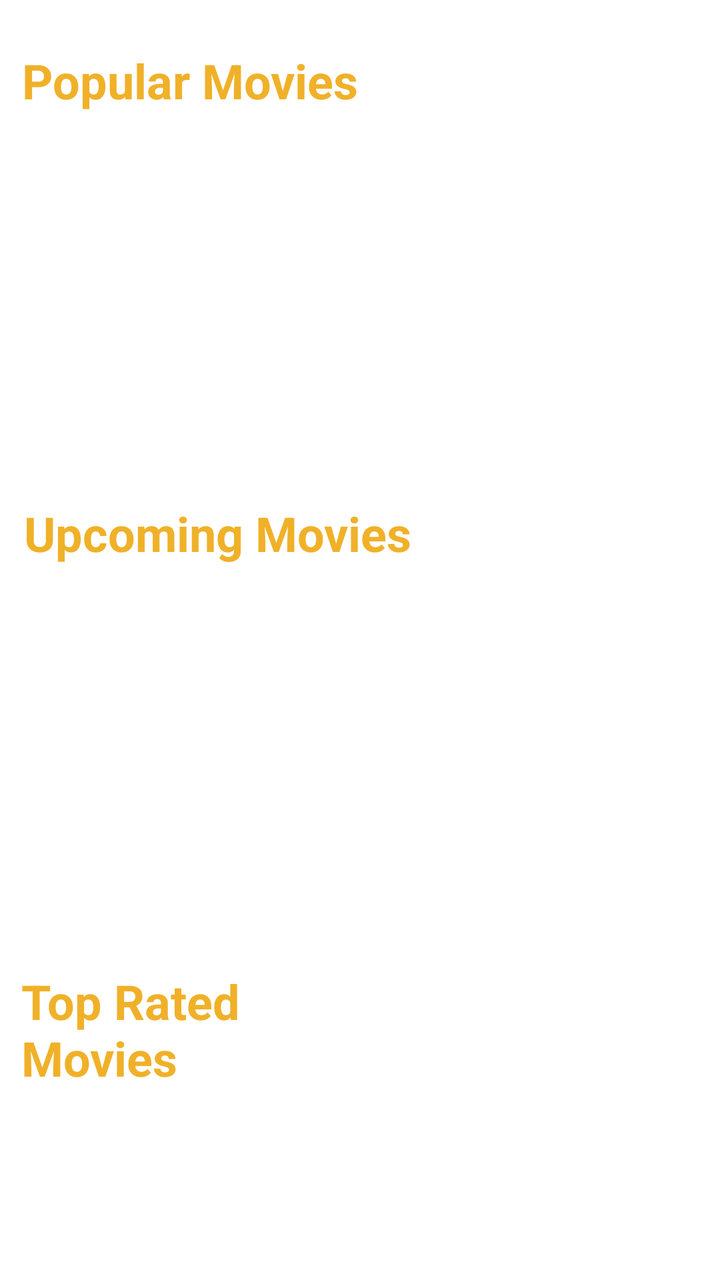
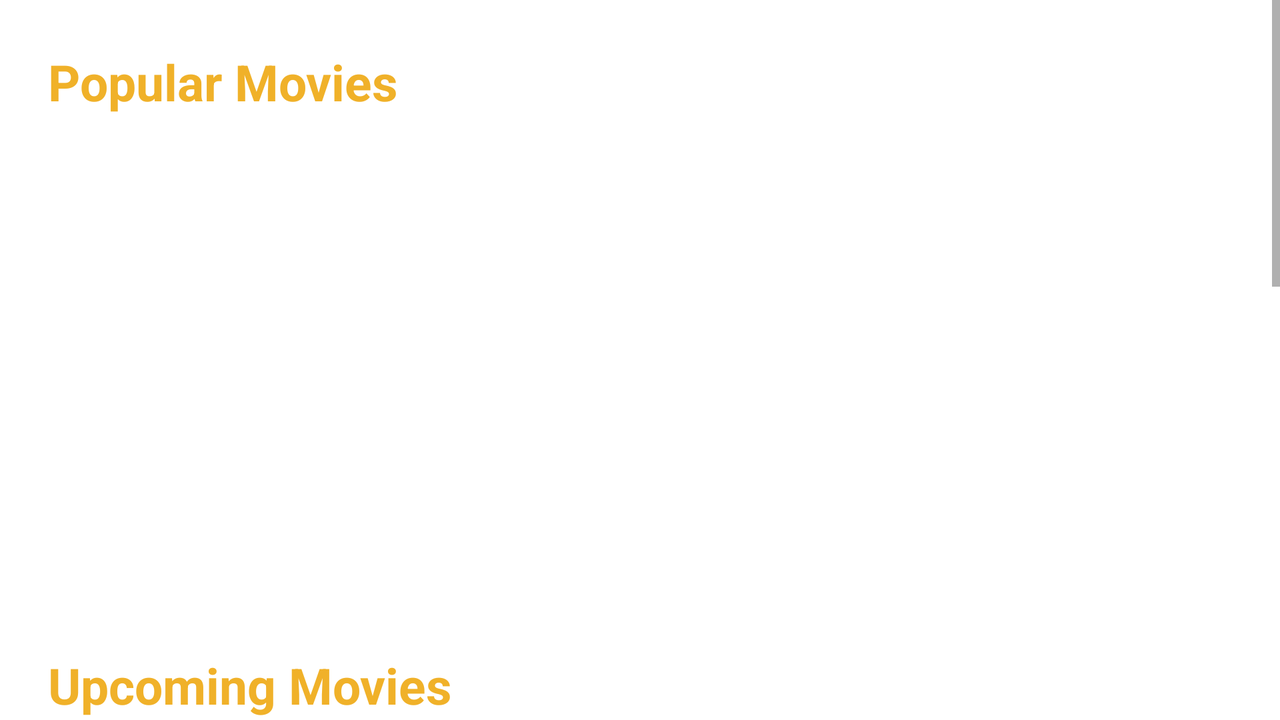

First picture: res/layout/ on a phone held upright. Second picture: the repository's own variant of that layout, on a device whose configuration matches the variant's folder. Source for both follows.
<!-- AndroidManifest.xml: application theme Theme.Movie_App -->
<!-- res/layout/activity_main.xml -->
<?xml version="1.0" encoding="utf-8"?>
<androidx.constraintlayout.widget.ConstraintLayout xmlns:android="http://schemas.android.com/apk/res/android"
    xmlns:app="http://schemas.android.com/apk/res-auto"
    xmlns:tools="http://schemas.android.com/tools"

    android:layout_width="match_parent"
    android:layout_height="match_parent"
    tools:context=".views.MainActivity">





    <TextView
        android:id="@+id/popularMoviesTextView"
        android:layout_width="wrap_content"
        android:layout_height="wrap_content"
        android:layout_marginTop="24dp"
        android:text="Popular Movies"
        android:textColor="@color/orange"
        android:textSize="24sp"
        android:textStyle="bold"
        app:layout_constraintEnd_toEndOf="parent"
        app:layout_constraintHorizontal_bias="0.057"
        app:layout_constraintStart_toStartOf="parent"
        app:layout_constraintTop_toTopOf="parent" />

    <androidx.recyclerview.widget.RecyclerView
        android:id="@+id/recyclerViewPopular"
        android:layout_width="281dp"
        android:layout_height="150dp"
        android:layout_marginTop="20dp"
        app:layout_constraintEnd_toEndOf="parent"
        app:layout_constraintHorizontal_bias="0.496"
        app:layout_constraintStart_toStartOf="parent"
        app:layout_constraintTop_toBottomOf="@+id/popularMoviesTextView"
        tools:listitem="@layout/movie_recyclerview_layout">

    </androidx.recyclerview.widget.RecyclerView>

    <androidx.recyclerview.widget.RecyclerView
        android:id="@+id/recyclerviewUpComing"
        android:layout_width="281dp"
        android:layout_height="150dp"
        android:layout_marginTop="20dp"
        app:layout_constraintBottom_toBottomOf="parent"
        app:layout_constraintEnd_toEndOf="parent"
        app:layout_constraintStart_toStartOf="parent"
        app:layout_constraintTop_toBottomOf="@+id/upcomingMoviesTextView"
        app:layout_constraintVertical_bias="0.019"
        tools:listitem="@layout/movie_recyclerview_layout">

    </androidx.recyclerview.widget.RecyclerView>

    <TextView
        android:id="@+id/upcomingMoviesTextView"
        android:layout_width="wrap_content"
        android:layout_height="wrap_content"
        android:layout_marginTop="24dp"
        android:text="Upcoming Movies"
        android:textColor="@color/orange"
        android:textSize="24sp"
        android:textStyle="bold"
        app:layout_constraintEnd_toEndOf="parent"
        app:layout_constraintHorizontal_bias="0.073"
        app:layout_constraintStart_toStartOf="parent"
        app:layout_constraintTop_toBottomOf="@+id/recyclerViewPopular" />

    <TextView
        android:id="@+id/topRatedMoviesTextView"
        android:layout_width="193dp"
        android:layout_height="wrap_content"
        android:layout_marginTop="28dp"
        android:text="Top Rated Movies"
        android:textColor="@color/orange"
        android:textSize="24sp"
        android:textStyle="bold"
        app:layout_constraintEnd_toEndOf="parent"
        app:layout_constraintHorizontal_bias="0.064"
        app:layout_constraintStart_toStartOf="parent"
        app:layout_constraintTop_toBottomOf="@+id/recyclerviewUpComing" />

    <androidx.recyclerview.widget.RecyclerView
        android:id="@+id/recyclerviewTopRated"
        android:layout_width="281dp"
        android:layout_height="150dp"
        android:layout_marginTop="20dp"
        app:layout_constraintEnd_toEndOf="parent"
        app:layout_constraintStart_toStartOf="parent"
        app:layout_constraintTop_toBottomOf="@+id/topRatedMoviesTextView"
        tools:listitem="@layout/movie_recyclerview_layout" />

    <androidx.fragment.app.FragmentContainerView
        android:id="@+id/fragment"
        android:layout_width="match_parent"
        android:layout_height="match_parent"
        android:layout_marginTop="4dp"
        app:layout_constraintEnd_toEndOf="parent"
        app:layout_constraintHorizontal_bias="0.0"
        app:layout_constraintStart_toStartOf="parent"
        app:layout_constraintTop_toTopOf="parent" />


</androidx.constraintlayout.widget.ConstraintLayout>
<!-- res/layout/movie_recyclerview_layout.xml (included above) -->
<?xml version="1.0" encoding="utf-8"?>
<androidx.constraintlayout.widget.ConstraintLayout xmlns:android="http://schemas.android.com/apk/res/android"
    xmlns:app="http://schemas.android.com/apk/res-auto"
    xmlns:tools="http://schemas.android.com/tools"
    android:id="@+id/frameLayout"
    android:layout_width="match_parent"
    android:layout_height="match_parent">

    <ImageView
        android:id="@+id/movieImageView"
        android:layout_width="272dp"
        android:layout_height="148dp"
        android:layout_marginStart="80dp"
        android:layout_marginTop="4dp"
        app:layout_constraintStart_toStartOf="parent"
        app:layout_constraintTop_toTopOf="parent" />

    <TextView
        android:id="@+id/titleTextView"
        android:layout_width="100dp"
        android:layout_height="120dp"
        android:layout_marginStart="152dp"
        android:layout_marginTop="152dp"
        android:text="Title"
        app:layout_constraintStart_toStartOf="parent"
        app:layout_constraintTop_toTopOf="parent" />

</androidx.constraintlayout.widget.ConstraintLayout>
<!-- resources referenced by this layout -->
<resources>
  <color name="orange">#f0b129</color>
  <style name="Theme.Movie_App" parent="Theme.MaterialComponents.DayNight.DarkActionBar">
          
          <item name="colorPrimary">@color/orange</item>
          <item name="colorPrimaryVariant">@color/blackishBackground</item>
          <item name="colorOnPrimary">@color/white</item>
          
          <item name="colorSecondary">@color/teal_200</item>
          <item name="colorSecondaryVariant">@color/teal_700</item>
          <item name="colorOnSecondary">@color/black</item>
          
          <item name="android:statusBarColor" tools:targetApi="l">?attr/colorPrimaryVariant</item>
          
      </style>
  <color name="blackishBackground">#0a0a0a</color>
  <color name="white">#FFFFFFFF</color>
  <color name="teal_200">#FF03DAC5</color>
  <color name="teal_700">#FF018786</color>
  <color name="black">#FF000000</color>
</resources>
<!-- res/layout-land/activity_main.xml (the author's variant of the layout above) -->
<!-- drawn on the phone turned sideways -->
<?xml version="1.0" encoding="utf-8"?>
<androidx.constraintlayout.widget.ConstraintLayout xmlns:android="http://schemas.android.com/apk/res/android"
    xmlns:app="http://schemas.android.com/apk/res-auto"
    xmlns:tools="http://schemas.android.com/tools"

    android:layout_width="match_parent"
    android:layout_height="match_parent"
    tools:context=".views.MainActivity">

    <ScrollView
        android:layout_width="match_parent"
        android:layout_height="match_parent">

        <LinearLayout
            android:layout_width="match_parent"
            android:layout_height="wrap_content"
            android:orientation="vertical" >

            <TextView
                android:id="@+id/popularMoviesTextView"
                android:layout_width="wrap_content"
                android:layout_height="wrap_content"
                android:layout_marginStart="24dp"
                android:layout_marginTop="24dp"
                android:layout_marginBottom="24dp"
                android:text="@string/popular_movies"
                android:textColor="@color/orange"
                android:textSize="25sp"
                android:textStyle="bold" />

            <androidx.recyclerview.widget.RecyclerView
                android:id="@+id/recyclerViewPopular"
                android:layout_width="750dp"
                android:layout_height="220dp"
                android:layout_marginStart="24dp"
                tools:listitem="@layout/movie_recyclerview_layout">

            </androidx.recyclerview.widget.RecyclerView>

            <TextView
                android:id="@+id/upcomingMoviesTextView"
                android:layout_width="wrap_content"
                android:layout_height="wrap_content"
                android:layout_marginStart="24dp"
                android:layout_marginTop="24dp"
                android:layout_marginBottom="24dp"
                android:text="@string/upcoming_movies"
                android:textColor="@color/orange"
                android:textSize="25sp"
                android:textStyle="bold" />

            <androidx.recyclerview.widget.RecyclerView
                android:id="@+id/recyclerviewUpComing"
                android:layout_width="750dp"
                android:layout_height="220dp"
                android:layout_marginStart="24dp"
                android:layout_marginTop="0dp"
                android:layout_marginBottom="24dp"
                tools:listitem="@layout/movie_recyclerview_layout">

            </androidx.recyclerview.widget.RecyclerView>

            <TextView
                android:id="@+id/topRatedMoviesTextView"
                android:layout_width="wrap_content"
                android:layout_height="wrap_content"
                android:layout_marginStart="24dp"
                android:layout_marginEnd="24dp"
                android:text="@string/top_rated_movies"
                android:textColor="@color/orange"
                android:textSize="25sp"
                android:textStyle="bold" />

            <androidx.recyclerview.widget.RecyclerView
                android:id="@+id/recyclerviewTopRated"
                android:layout_width="750dp"
                android:layout_height="220dp"
                android:layout_marginStart="24dp"
                android:layout_marginTop="24dp"
                tools:listitem="@layout/movie_recyclerview_layout" />
        </LinearLayout>
    </ScrollView>


</androidx.constraintlayout.widget.ConstraintLayout>
<!-- resources referenced by the variant -->
<!-- as the phone turned sideways resolves them -->
<resources>
  <color name="orange">#f0b129</color>
  <string name="popular_movies">Popular Movies</string>
  <string name="top_rated_movies">Top Rated Movies</string>
  <string name="upcoming_movies">Upcoming Movies</string>
  <style name="Theme.Movie_App" parent="Theme.MaterialComponents.DayNight.DarkActionBar">
          
          <item name="colorPrimary">@color/orange</item>
          <item name="colorPrimaryVariant">@color/blackishBackground</item>
          <item name="colorOnPrimary">@color/white</item>
          
          <item name="colorSecondary">@color/teal_200</item>
          <item name="colorSecondaryVariant">@color/teal_700</item>
          <item name="colorOnSecondary">@color/black</item>
          
          <item name="android:statusBarColor" tools:targetApi="l">?attr/colorPrimaryVariant</item>
          
      </style>
  <color name="blackishBackground">#0a0a0a</color>
  <color name="white">#FFFFFFFF</color>
  <color name="teal_200">#FF03DAC5</color>
  <color name="teal_700">#FF018786</color>
  <color name="black">#FF000000</color>
</resources>
